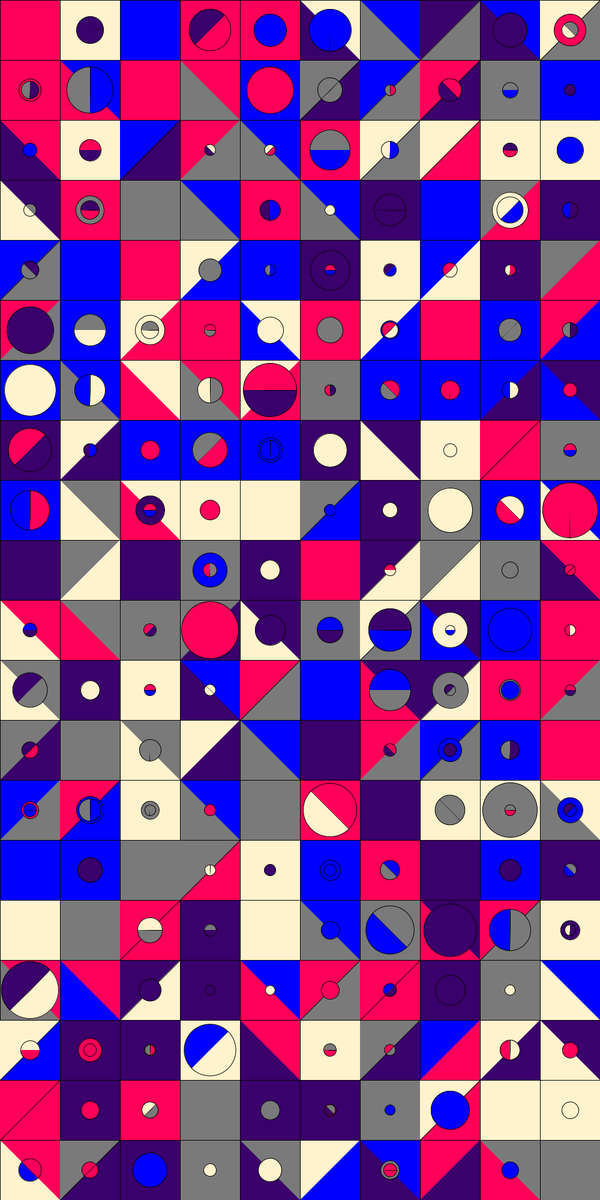
Frame 1 (no input)
Frame 60 (the mouse pressed at the canvas centre just before this capture): identical to frame 1, image omitted
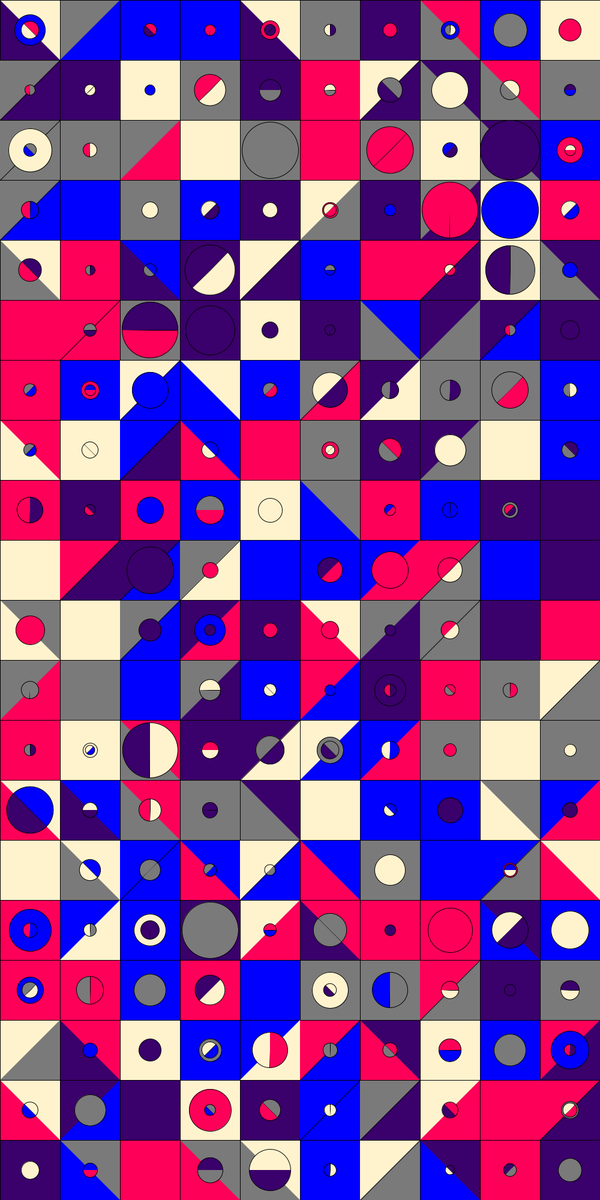
Frame 120 (the mouse held since frame 60 and released just before this capture)

The Processing sketch that drew these frames (run headless with seeded random() and noise(); from frame 60 on, the mouse is pressed at the canvas centre):

// Processing sketch: generative_mosaic
// ── generative_mosaic.pde
ArrayList<Base> tiles = new ArrayList<Base>(); // this is the rray containing all the tiles //<>//

int WIDTH = 100;  // constant for the width for the tiles
int HEIGHT = 100; // constant for the height for the tiles

void setup() {
  size(1000, 2000);

  surface.setLocation(0, 0); // set the window location at 0 - 0 of the main monitor

  setupColors();    // call the function that initialize the colors used in the visualization


// 2 nested arrays to display and init all the tiles as a grid
  for ( int y = 0; y < height; y += HEIGHT) {
    for ( int x = 0; x < width; x += WIDTH) {

      Base b = new Base(x, y, WIDTH, HEIGHT, getRandomColor(),STROKE_COLOR);
      tiles.add(b);        // add a base object, 

      Triangle s = new Triangle(x, y, WIDTH, HEIGHT, getRandomColor(),STROKE_COLOR);      
      if (random(1) > .5) tiles.add(s);       // 50 % chance to have a  object

      float mult = random(5) + 1;    // create a variable to add some randomness to the diameter of the circles

      Circle c = new Circle(x+WIDTH/2, y+HEIGHT/2, int(WIDTH/mult), int(HEIGHT/mult), getRandomColor(),STROKE_COLOR);
      if (random(1) > .5)  tiles.add(c);      // e 50 % chance to have a Circle object

      mult = random(5) + 1;

      HalfCircle hc = new HalfCircle(x+WIDTH/2, y+HEIGHT/2, int(WIDTH/mult), int(HEIGHT/mult), getRandomColor(), getRandomColor(),STROKE_COLOR);
      if (random(1) > .5) tiles.add(hc);      //  have 50 % chance to have a Circle object

    }
  }
}




void draw() {
  background(255);

  for (Base b : tiles) {
    b.show(); // show all the tiles
  }
}


void keyPressed() {
  
  
  if ( key == 's' || key == 'S') {
    save("saved/saved.png"); // save a screenshot of the viz
  }
}






void mousePressed() {
  setup();   /// while pressed re-init the visualization
}

// ── Base.pde
///////////////////////////////////////////////////////////////
//
//  Base object 
//    
//  x -> position x
//  y -> position y
//  w -> width 
//  h -> height
//  fillColor -> color that fill the rect
//  strokeColor -> color that stroke the rect
//
///////////////////////////////////////////////////////////////


class Base {

  int x, y, w, h;
  color fillColor, strokeColor;



  Base(int x, int y, int w, int h, color fillColor, color strokeColor) {

    this.x = x;
    this.y = y;
    this.w = w;
    this.h = h;

    this.fillColor = fillColor;
    this.strokeColor =  strokeColor;
  }

  void show() {
    if (DRAW_STROKE) {
      noStroke();
    } else {
      stroke(strokeColor);
    }      
    fill(fillColor);
    rect(x, y, w, h);
  }
}

// ── Colors.pde
boolean DRAW_STROKE = false;
color STROKE_COLOR = #000000;   // default color to all the strokes


IntList colors = new IntList();  // init a list that hold the palette colors


void setupColors() {
    // this this the color palette
  colors.append( #0000FF );  
  colors.append( #FFF3CE );
  colors.append( #3a006b );
  colors.append( #ff0058 );
  colors.append( #7a7a7a );
}



color getRandomColor() {

  
  int  randomIndex = (int)random(colors.size()); 
  color tmpColor = colors.get(randomIndex);  // now a random color  is choosen from the color list 
  return tmpColor;
}

// ── Triangle.pde
///////////////////////////////////////////////////////////////
//
//  Triangle object 
//    
//  x -> position x
//  y -> position y
//  w -> width 
//  h -> height
//  fillColor -> color that fill the triangle
//  strokeColor -> color that stroke the triangle
//
///////////////////////////////////////////////////////////////

class Triangle extends Base {

  int direction;
  float rotation;
  Triangle(int x, int y, int w, int h, color fillColor, color strokeColor ) {
    super( x, y, w, h, fillColor, strokeColor);

    direction = (int)random(4);   /// a random int number from 0 to 3 to choose the direction of the triangle
  }

  void show() {

    if (DRAW_STROKE) {
      noStroke();
    } else {
      stroke(strokeColor);
    }
    fill(fillColor);
    pushMatrix();
    translate(x, y);
    beginShape();
    switch (direction) {
    case 0:
      vertex(0, 0);      // upper left triangle
      vertex(w, 0);
      vertex(w, h);
      break;
    case 1:
      vertex(w, h);      // lower left triangle
      vertex(0, h);
      vertex(0, 0);
      break;
    case 2:
      vertex(0, 0);      // upper right triangle
      vertex(w, 0);
      vertex(0, h);
      break;
    case 3:
      vertex(w, 0);      // lower right triangle
      vertex(w, h);
      vertex(0, h);
      break;
    }
    endShape();
    popMatrix();
  }
}

// ── circle.pde
///////////////////////////////////////////////////////////////
//
//  Circle object 
//    
//  x -> position x
//  y -> position y
//  diameter -> the circle diameter 
//  fillColor -> color that fill the cirlce
//  strokeColor -> color that stroke the circle
//
///////////////////////////////////////////////////////////////


class Circle extends Base {
  int diameter;

  Circle(int x, int y, int w, int h, color fillColor, color strokeColor ) {
    super( x, y, w, h, fillColor, strokeColor);

    diameter = min(w, h);  /// just in case if the tiles aren't a perfect square, choose as diamter the min value
  }


  void show() {
 if (DRAW_STROKE) {
      noStroke();
    } else {
      stroke(strokeColor);
    }
    fill(fillColor);
    ellipse(x, y, diameter, diameter);
  }
}


///////////////////////////////////////////////////////////////
//
//  HalfCircle object 
//    
//  x -> position x
//  y -> position y
//  rotation -> how many radians the 2 halfs circles are rotated
//  diameter -> the arc diameter 
//  fillColor -> color that fill the first half arc
//  fillColor2 -> color that fill the second half arc
//  strokeColor -> color that stroke the half arc
//
///////////////////////////////////////////////////////////////



class HalfCircle extends Base {

  float rotation;
  color fillColor2;
  int diameter;

  HalfCircle(int x, int y, int w, int h, color fillColor, color fillColor2, color strokeColor) {
    super( x, y, w, h, fillColor, strokeColor);
    rotation = QUARTER_PI * (int)random(8);    // choose a random degree to rotate the arc 
    this.fillColor2 = fillColor2;   
    diameter = min(w, h);        /// just in case if the tiles aren't a perfect square, choose as diamter the min value
  }


  void show() {
 if (DRAW_STROKE) {
      noStroke();
    } else {
      stroke(strokeColor);
    }    fill(fillColor);
    pushMatrix();
      translate(x, y);
      rotate(rotation);
      arc(0, 0, diameter, diameter, PI, TWO_PI, PIE);      /// draw first arc
      fill(fillColor2);
      arc(0, 0, diameter, diameter, 0, PI);                /// draw second arc
    popMatrix();
  }
}
